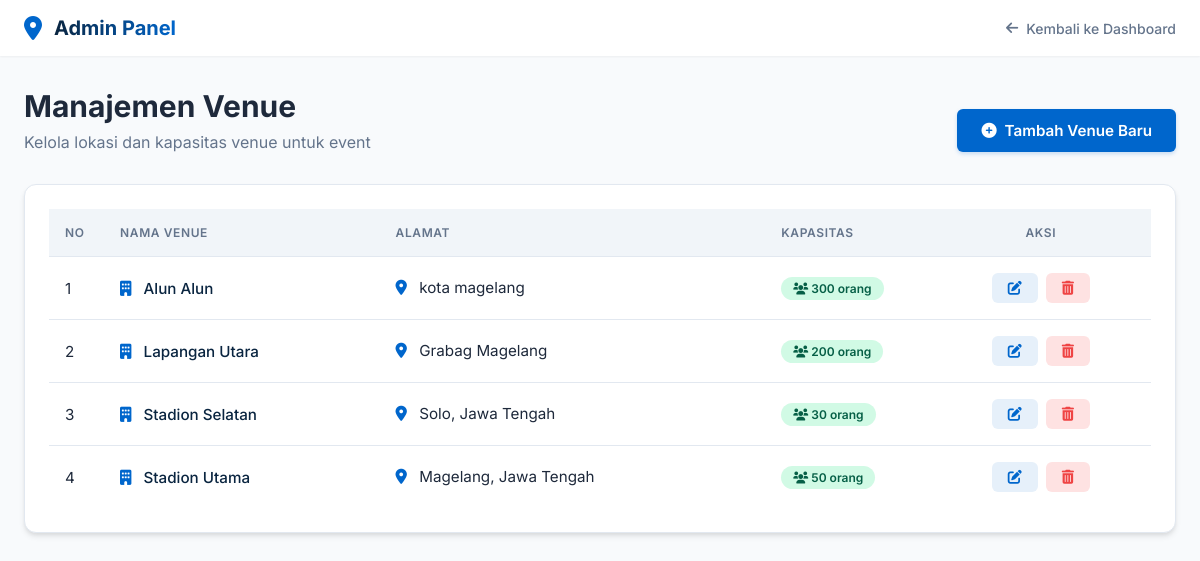
Page /admin/venue.php on the committed database.
### tables this page shows
CREATE TABLE `venue` (
  `id_venue` int(11) NOT NULL,
  `nama_venue` varchar(100) DEFAULT NULL,
  `alamat` text DEFAULT NULL,
  `kapasitas` int(11) DEFAULT NULL
);

### admin/venue.php (the view, shortened to what this page needs)
<?php
include '../config/koneksi.php';
$data = mysqli_query($conn, "SELECT * FROM venue ORDER BY nama_venue ASC");
?>
<!DOCTYPE html>
<html lang="id">
<head>
    <link rel="stylesheet" href="https://cdnjs.cloudflare.com/ajax/libs/font-awesome/6.0.0-beta3/css/all.min.css">
</head>
<body>
    <nav class="navbar">
        <div class="navbar-brand">
            <i class="fas fa-map-marker-alt"></i>
            <span>Admin Panel</span>
        </div>
        <div class="navbar-menu">
            <a href="dashboard.php"><i class="fas fa-arrow-left"></i> Kembali ke Dashboard</a>
        </div>
    </nav>
    <div class="container">
        <div class="page-header">
            <div>
                <h1 class="page-title">Manajemen Venue</h1>
                <p class="page-subtitle">Kelola lokasi dan kapasitas venue untuk event</p>
            </div>
            <button type="button" class="btn btn-primary" id="btnTambahVenue">
                <i class="fas fa-plus-circle"></i> Tambah Venue Baru
            </button>
        </div>
        <div class="card">
            <div class="table-responsive" style="padding: 1.5rem;">
                <table class="table">
                    <thead>
                        <tr>
                            <th width="5%">No</th>
                            <th width="25%">Nama Venue</th>
                            <th width="35%">Alamat</th>
                            <th width="15%">Kapasitas</th>
                            <th width="20%" style="text-align: center;">Aksi</th>
                        </tr>
                    </thead>
                    <tbody>
                        <?php
                        $no = 1;
                        if(mysqli_num_rows($data) > 0) {
                            while ($row = mysqli_fetch_assoc($data)) {
                        ?>
                        <tr>
                            <td><?= $no++ ?></td>
                            <td style="font-weight: 500; color: var(--navy);">
                                <i class="fas fa-building" style="color: var(--accent-blue); margin-right: 0.5rem;"></i>
                                <?= htmlspecialchars($row['nama_venue']) ?>
                            </td>
                            <td class="address-text">
                                <i class="fas fa-location-dot" style="color: var(--accent-blue); margin-right: 0.5rem;"></i>
                                <?= htmlspecialchars($row['alamat']) ?>
                            </td>
                            <td>
                                <span class="badge badge-capacity">
                                    <i class="fas fa-users"></i> <?= number_format($row['kapasitas'], 0, ',', '.') ?> orang
                                </span>
                            </td>
                            <td>
                                <div class="action-cell">
                                    <a href="?edit=<?= $row['id_venue'] ?>" class="btn btn-edit" title="Edit Venue">
                                        <i class="fas fa-edit"></i>
                                    </a>
                                    <a href="?hapus=<?= $row['id_venue'] ?>" class="btn btn-danger" title="Hapus Venue"
                                       onclick="return confirm('Apakah Anda yakin ingin menghapus venue ini? Venue yang memiliki event tidak dapat dihapus.')">
                                        <i class="fas fa-trash-alt"></i>
                                    </a>
                                </div>
                            </td>
                        </tr>
                        <?php
                            }
                        } ?>
                    </tbody>
                </table>
            </div>
        </div>
    </div>
</body>
</html>

### admin/venue.php (style rules this page uses)
:root { --navy: #0a2540; --accent-blue: #0066cc; --accent-hover: #005bb5; --soft-blue: #e6f0fa; --admin-bg: #f8fafc; --text-dark: #1e293b; --text-muted: #64748b; --white: #ffffff; --border-color: #e2e8f0; --danger: #ef4444; --danger-hover: #dc2626; --success: #10b981; --warning: #f59e0b; --shadow-sm: 0 1px 2px 0 rgba(0, 0, 0, 0.05); --shadow-md: 0 4px 6px -1px rgba(0, 0, 0, 0.1), 0 2px 4px -1px rgba(0, 0, 0, 0.06); --shadow-lg: 0 10px 15px -3px rgba(0, 0, 0, 0.1), 0 4px 6px -2px rgba(0, 0, 0, 0.05); --radius-md: 0.375rem; --radius-lg: 0.5rem; --radius-xl: 0.75rem; }
* { margin: 0; padding: 0; box-sizing: border-box; }
body { font-family: 'Inter', sans-serif; background-color: var(--admin-bg); margin: 0; color: var(--text-dark); -webkit-font-smoothing: antialiased; }
.navbar { background-color: var(--white); box-shadow: var(--shadow-sm); position: sticky; top: 0; z-index: 50; padding: 1rem 1.5rem; display: flex; justify-content: space-between; align-items: center; }
.navbar-brand { display: flex; align-items: center; gap: 0.75rem; font-weight: 700; font-size: 1.25rem; }
.navbar-brand i { color: var(--accent-blue); font-size: 1.5rem; }
.navbar-brand span { background: linear-gradient(to right, var(--navy), var(--accent-blue)); -webkit-background-clip: text; -webkit-text-fill-color: transparent; }
.navbar-menu a { color: var(--text-muted); text-decoration: none; font-size: 0.875rem; display: flex; align-items: center; gap: 0.5rem; transition: color 0.2s; font-weight: 500; }
.container { max-width: 1200px; margin: 0 auto; padding: 2rem 1.5rem; animation: fadeIn 0.4s ease-in-out; }
.page-header { margin-bottom: 2rem; display: flex; justify-content: space-between; align-items: flex-end; flex-wrap: wrap; gap: 1rem; }
.page-title { font-size: 1.875rem; font-weight: 700; margin: 0 0 0.5rem 0; color: var(--text-dark); }
.page-subtitle { color: var(--text-muted); margin: 0; }
.card { background-color: var(--white); border-radius: var(--radius-xl); box-shadow: var(--shadow-md); border: 1px solid var(--border-color); }
.btn { display: inline-flex; align-items: center; justify-content: center; gap: 0.5rem; padding: 0.75rem 1.5rem; font-size: 0.95rem; font-weight: 600; border-radius: var(--radius-md); border: none; cursor: pointer; transition: all 0.2s ease; font-family: inherit; text-decoration: none; }
.btn-primary { background-color: var(--accent-blue); color: var(--white); box-shadow: 0 2px 4px rgba(0, 102, 204, 0.2); }
.btn-danger { background-color: #fee2e2; color: var(--danger); padding: 0.5rem 1rem; font-size: 0.875rem; border-radius: var(--radius-md); }
.btn-edit { background-color: var(--soft-blue); color: var(--accent-blue); padding: 0.5rem 1rem; font-size: 0.875rem; border-radius: var(--radius-md); }
.table-responsive { overflow-x: auto; }
.table { width: 100%; border-collapse: separate; border-spacing: 0; min-width: 600px; }
.table th { background-color: #f1f5f9; color: var(--text-muted); font-weight: 600; font-size: 0.75rem; text-transform: uppercase; letter-spacing: 0.05em; padding: 1rem; text-align: left; border-bottom: 1px solid var(--border-color); }
.table td { padding: 1rem; border-bottom: 1px solid var(--border-color); color: var(--text-dark); font-size: 0.95rem; vertical-align: middle; }
.table tbody tr { transition: background-color 0.15s ease; }
.table tbody tr:last-child td { border-bottom: none; }
.action-cell { display: flex; gap: 0.5rem; justify-content: center; }
.badge { display: inline-block; padding: 0.25rem 0.75rem; border-radius: 9999px; font-size: 0.75rem; font-weight: 600; }
.badge-capacity { background-color: #d1fae5; color: #065f46; }
.address-text { max-width: 250px; white-space: normal; word-wrap: break-word; line-height: 1.4; }

### rows in the picture
venue: nama_venue "Alun Alun", alamat "kota magelang", kapasitas "300"
venue: nama_venue "Lapangan Utara", alamat "Grabag Magelang", kapasitas "200"
venue: nama_venue "Stadion Selatan", alamat "Solo, Jawa Tengah", kapasitas "30"
venue: nama_venue "Stadion Utama", alamat "Magelang, Jawa Tengah", kapasitas "50"
